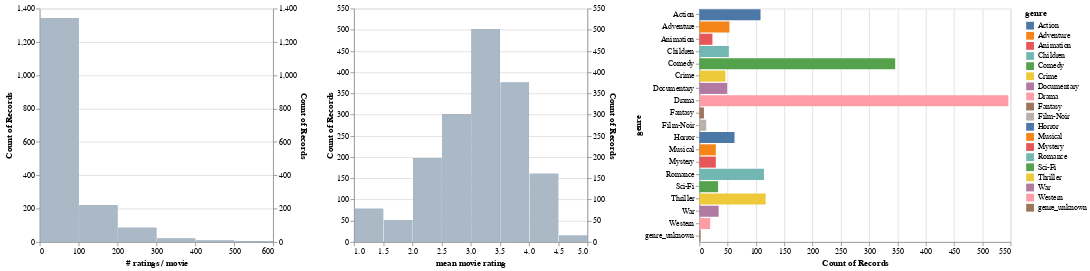

Notebook code cell kept with this figure:
### Markdown cell above
The last chart shows the distribution of the number of ratings and average rating.

### Code cell
# Display the number of ratings and average rating per movie.
alt.hconcat(
    filtered_hist('rating count', '# ratings / movie', genre_filter),
    filtered_hist('rating mean', 'mean movie rating', genre_filter),
    genre_chart,
    data=movies_ratings)

### Figure 1 — Vega-Lite specification as saved in the notebook (floating-point values rounded to 4 significant figures; data arrays with more than 128 entries replaced by an {"elided": "..."} marker saying what was removed)
{"config": {"view": {"continuousWidth": 400, "continuousHeight": 300}}, "hconcat": [{"layer": [{"mark": "bar", "encoding": {"x": {"bin": {"maxbins": 10}, "field": "rating count", "title": "# ratings / movie", "type": "quantitative"}, "y": {"aggregate": "count", "type": "quantitative"}}, "transform": [{"filter": {"selection": "selector002"}}], "width": 300}, {"mark": "bar", "encoding": {"color": {"value": "lightgray"}, "opacity": {"value": 0.7}, "x": {"bin": {"maxbins": 10}, "field": "rating count", "title": "# ratings / movie", "type": "quantitative"}, "y": {"aggregate": "count", "type": "quantitative"}}, "width": 300}], "resolve": {"scale": {"y": "independent"}}}, {"layer": [{"mark": "bar", "encoding": {"x": {"bin": {"maxbins": 10}, "field": "rating mean", "title": "mean movie rating", "type": "quantitative"}, "y": {"aggregate": "count", "type": "quantitative"}}, "transform": [{"filter": {"selection": "selector002"}}], "width": 300}, {"mark": "bar", "encoding": {"color": {"value": "lightgray"}, "opacity": {"value": 0.7}, "x": {"bin": {"maxbins": 10}, "field": "rating mean", "title": "mean movie rating", "type": "quantitative"}, "y": {"aggregate": "count", "type": "quantitative"}}, "width": 300}], "resolve": {"scale": {"y": "independent"}}}, {"mark": "bar", "encoding": {"color": {"condition": {"field": "genre", "type": "nominal", "selection": "selector002"}, "value": "lightgray"}, "x": {"aggregate": "count", "type": "quantitative"}, "y": {"field": "genre", "type": "nominal"}}, "height": 300, "selection": {"selector002": {"type": "multi", "fields": ["genre"]}}}], "data": {"name": "data-90437f9bde691f4b8fa7f2669335171d"}, "$schema": "https://vega.github.io/schema/vega-lite/v4.17.0.json", "datasets": {"data-90437f9bde691f4b8fa7f2669335171d": {"elided": "1682 records"}}}
